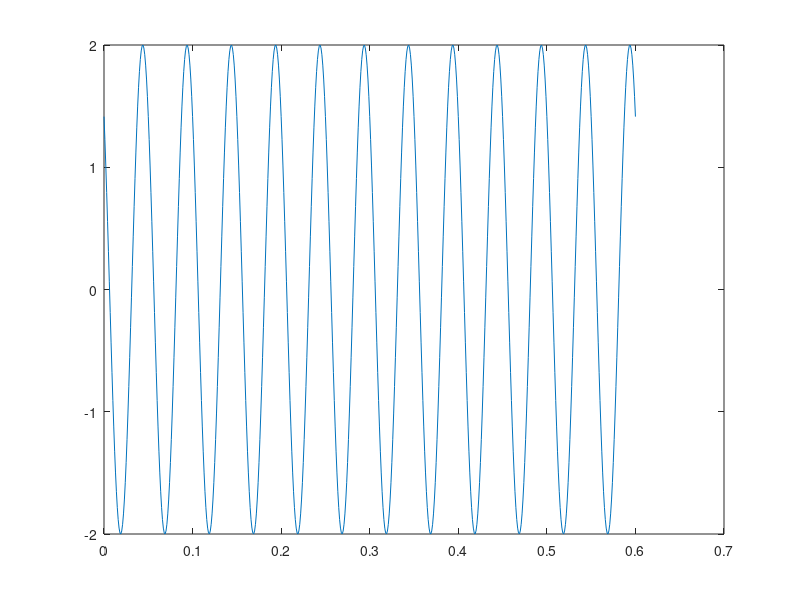

Reproduce this figure in MATLAB.
%Ejercicio1 apartado a
%oscarhernandez_70918137Y_sesion2
A=2;                %Amplitud
f=20;               %Frecuencia
fase=3*pi/4;        %Fase
t=0:0.001:0.6;       %Tiempo entre 0 y 0.6 incrementando 0.01

y = A*sin(2*pi*f*t+fase);
plot(t,y);